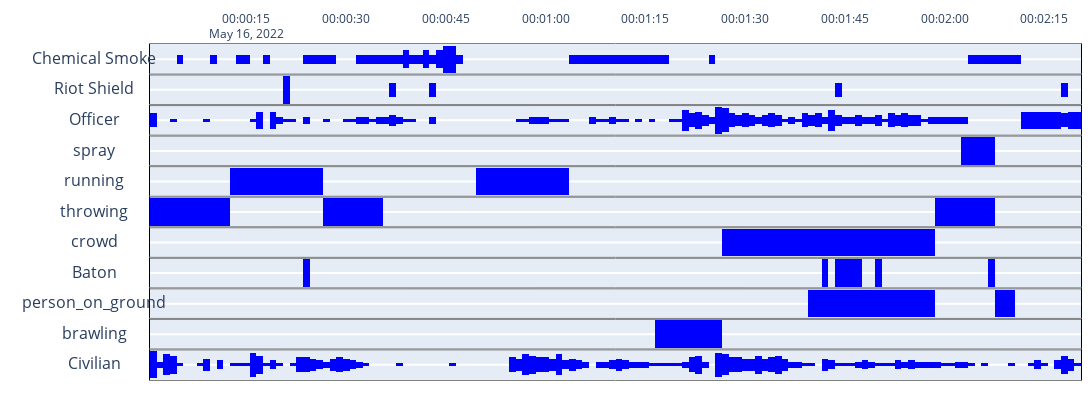

Write notebook code for a chart like this one.
### Code cell
# fig 2 with histogram
#keep track of detection colors
bins = 200

#detection_colors = {'Officer': 'blue', 'Civilian': 'blue', 'Baton': 'green', 'Gun':'green', 'Riot Shield': 'green', 'Chemical Smoke': 'red', 'Pepper Spray': 'red'}

x = df['seconds']
y = df['Officer']

fig = make_subplots(
    rows=len(df.columns)-1, 
    cols=1,
    shared_xaxes=True,
    subplot_titles=df.columns[1:],
    vertical_spacing=0,
    column_widths=[1],
    
    )

# add the bars into the graph
for i, val in enumerate(df.columns):
    if val == 'seconds':
        continue
    fig.add_trace(
        go.Histogram(
        x=df['seconds'],
        y=df[val],
        histfunc='sum',
        marker=dict(color='blue'),
        #marker=dict(color=detection_colors[val]),
        nbinsx=bins
    ),row=i, col=1),
    # add negative of same values to flip the bars on the same graph
    fig.add_trace(
        go.Histogram(
        x=df['seconds'],
        y=df[val] * -1,
        histfunc='sum',
        nbinsx=bins,
        marker=dict(color='blue')
        #marker=dict(color=detection_colors[val]),
        
    ),row=i, col=1)

fig.update_layout(
    showlegend=False,
    height = 400,
    width = 1500,
    barmode='relative',
    bargap=0,
    bargroupgap=0,
    margin=dict(
    l=150,
    r=10,
    b=20,
    t=30,
    pad=0
    ),
    )

for i in range(1, len(df.columns)):
    fig.update_yaxes(
    row=i, col=1, side='left', showticklabels=False, showgrid=False, linewidth=1, linecolor='black', mirror=True,)

    if i == 1:
        fig.update_xaxes(row=i, col=1, side='top',linewidth=1, linecolor='gray', mirror=True,showticklabels=True, nticks=12)
    else:
        fig.update_xaxes(row=i, col=1, showticklabels=False, linewidth=1, linecolor='gray', mirror=True)

for i in range(0, len(df.columns[1:])):
    fig.layout.annotations[i].update(x=-0.06)
    fig.layout.annotations[i]['y'] = fig.layout.annotations[i]['y'] - 0.08

fig.show()

### Figure 1 — Plotly figure (JSON) as saved in the notebook; plotly's stock layout.template omitted (floating-point values rounded to 4 significant figures; data arrays with more than 128 entries replaced by an {"elided": "..."} marker saying what was removed)
{"data": [{"histfunc": "sum", "marker": {"color": "blue"}, "nbinsx": 200, "type": "histogram", "x": {"elided": "141 str values"}, "xaxis": "x", "y": {"elided": "141 int values"}, "yaxis": "y"}, {"histfunc": "sum", "marker": {"color": "blue"}, "nbinsx": 200, "type": "histogram", "x": {"elided": "141 str values"}, "xaxis": "x", "y": {"elided": "141 int values"}, "yaxis": "y"}, {"histfunc": "sum", "marker": {"color": "blue"}, "nbinsx": 200, "type": "histogram", "x": {"elided": "141 str values"}, "xaxis": "x2", "y": {"elided": "141 int values"}, "yaxis": "y2"}, {"histfunc": "sum", "marker": {"color": "blue"}, "nbinsx": 200, "type": "histogram", "x": {"elided": "141 str values"}, "xaxis": "x2", "y": {"elided": "141 int values"}, "yaxis": "y2"}, {"histfunc": "sum", "marker": {"color": "blue"}, "nbinsx": 200, "type": "histogram", "x": {"elided": "141 str values"}, "xaxis": "x3", "y": {"elided": "141 int values"}, "yaxis": "y3"}, {"histfunc": "sum", "marker": {"color": "blue"}, "nbinsx": 200, "type": "histogram", "x": {"elided": "141 str values"}, "xaxis": "x3", "y": {"elided": "141 int values"}, "yaxis": "y3"}, {"histfunc": "sum", "marker": {"color": "blue"}, "nbinsx": 200, "type": "histogram", "x": {"elided": "141 str values"}, "xaxis": "x4", "y": {"elided": "141 int values"}, "yaxis": "y4"}, {"histfunc": "sum", "marker": {"color": "blue"}, "nbinsx": 200, "type": "histogram", "x": {"elided": "141 str values"}, "xaxis": "x4", "y": {"elided": "141 int values"}, "yaxis": "y4"}, {"histfunc": "sum", "marker": {"color": "blue"}, "nbinsx": 200, "type": "histogram", "x": {"elided": "141 str values"}, "xaxis": "x5", "y": {"elided": "141 int values"}, "yaxis": "y5"}, {"histfunc": "sum", "marker": {"color": "blue"}, "nbinsx": 200, "type": "histogram", "x": {"elided": "141 str values"}, "xaxis": "x5", "y": {"elided": "141 int values"}, "yaxis": "y5"}, {"histfunc": "sum", "marker": {"color": "blue"}, "nbinsx": 200, "type": "histogram", "x": {"elided": "141 str values"}, "xaxis": "x6", "y": {"elided": "141 int values"}, "yaxis": "y6"}, {"histfunc": "sum", "marker": {"color": "blue"}, "nbinsx": 200, "type": "histogram", "x": {"elided": "141 str values"}, "xaxis": "x6", "y": {"elided": "141 int values"}, "yaxis": "y6"}, {"histfunc": "sum", "marker": {"color": "blue"}, "nbinsx": 200, "type": "histogram", "x": {"elided": "141 str values"}, "xaxis": "x7", "y": {"elided": "141 int values"}, "yaxis": "y7"}, {"histfunc": "sum", "marker": {"color": "blue"}, "nbinsx": 200, "type": "histogram", "x": {"elided": "141 str values"}, "xaxis": "x7", "y": {"elided": "141 int values"}, "yaxis": "y7"}, {"histfunc": "sum", "marker": {"color": "blue"}, "nbinsx": 200, "type": "histogram", "x": {"elided": "141 str values"}, "xaxis": "x8", "y": {"elided": "141 int values"}, "yaxis": "y8"}, {"histfunc": "sum", "marker": {"color": "blue"}, "nbinsx": 200, "type": "histogram", "x": {"elided": "141 str values"}, "xaxis": "x8", "y": {"elided": "141 int values"}, "yaxis": "y8"}, {"histfunc": "sum", "marker": {"color": "blue"}, "nbinsx": 200, "type": "histogram", "x": {"elided": "141 str values"}, "xaxis": "x9", "y": {"elided": "141 int values"}, "yaxis": "y9"}, {"histfunc": "sum", "marker": {"color": "blue"}, "nbinsx": 200, "type": "histogram", "x": {"elided": "141 str values"}, "xaxis": "x9", "y": {"elided": "141 int values"}, "yaxis": "y9"}, {"histfunc": "sum", "marker": {"color": "blue"}, "nbinsx": 200, "type": "histogram", "x": {"elided": "141 str values"}, "xaxis": "x10", "y": {"elided": "141 int values"}, "yaxis": "y10"}, {"histfunc": "sum", "marker": {"color": "blue"}, "nbinsx": 200, "type": "histogram", "x": {"elided": "141 str values"}, "xaxis": "x10", "y": {"elided": "141 int values"}, "yaxis": "y10"}, {"histfunc": "sum", "marker": {"color": "blue"}, "nbinsx": 200, "type": "histogram", "x": {"elided": "141 str values"}, "xaxis": "x11", "y": {"elided": "141 int values"}, "yaxis": "y11"}, {"histfunc": "sum", "marker": {"color": "blue"}, "nbinsx": 200, "type": "histogram", "x": {"elided": "141 str values"}, "xaxis": "x11", "y": {"elided": "141 int values"}, "yaxis": "y11"}], "layout": {"annotations": [{"font": {"size": 16}, "showarrow": false, "text": "Chemical Smoke", "x": -0.06, "xanchor": "center", "xref": "paper", "y": 0.92, "yanchor": "bottom", "yref": "paper"}, {"font": {"size": 16}, "showarrow": false, "text": "Riot Shield", "x": -0.06, "xanchor": "center", "xref": "paper", "y": 0.8291, "yanchor": "bottom", "yref": "paper"}, {"font": {"size": 16}, "showarrow": false, "text": "Officer", "x": -0.06, "xanchor": "center", "xref": "paper", "y": 0.7382, "yanchor": "bottom", "yref": "paper"}, {"font": {"size": 16}, "showarrow": false, "text": "spray", "x": -0.06, "xanchor": "center", "xref": "paper", "y": 0.6473, "yanchor": "bottom", "yref": "paper"}, {"font": {"size": 16}, "showarrow": false, "text": "running", "x": -0.06, "xanchor": "center", "xref": "paper", "y": 0.5564, "yanchor": "bottom", "yref": "paper"}, {"font": {"size": 16}, "showarrow": false, "text": "throwing", "x": -0.06, "xanchor": "center", "xref": "paper", "y": 0.4655, "yanchor": "bottom", "yref": "paper"}, {"font": {"size": 16}, "showarrow": false, "text": "crowd", "x": -0.06, "xanchor": "center", "xref": "paper", "y": 0.3745, "yanchor": "bottom", "yref": "paper"}, {"font": {"size": 16}, "showarrow": false, "text": "Baton", "x": -0.06, "xanchor": "center", "xref": "paper", "y": 0.2836, "yanchor": "bottom", "yref": "paper"}, {"font": {"size": 16}, "showarrow": false, "text": "person_on_ground", "x": -0.06, "xanchor": "center", "xref": "paper", "y": 0.1927, "yanchor": "bottom", "yref": "paper"}, {"font": {"size": 16}, "showarrow": false, "text": "brawling", "x": -0.06, "xanchor": "center", "xref": "paper", "y": 0.1018, "yanchor": "bottom", "yref": "paper"}, {"font": {"size": 16}, "showarrow": false, "text": "Civilian", "x": -0.06, "xanchor": "center", "xref": "paper", "y": 0.01091, "yanchor": "bottom", "yref": "paper"}], "bargap": 0, "bargroupgap": 0, "barmode": "relative", "height": 400, "margin": {"b": 20, "l": 150, "pad": 0, "r": 10, "t": 30}, "showlegend": false, "width": 1500, "xaxis": {"anchor": "y", "domain": [0, 1], "linecolor": "gray", "linewidth": 1, "matches": "x11", "mirror": true, "nticks": 12, "showticklabels": true, "side": "top"}, "xaxis10": {"anchor": "y10", "domain": [0, 1], "linecolor": "gray", "linewidth": 1, "matches": "x11", "mirror": true, "showticklabels": false}, "xaxis11": {"anchor": "y11", "domain": [0, 1], "linecolor": "gray", "linewidth": 1, "mirror": true, "showticklabels": false}, "xaxis2": {"anchor": "y2", "domain": [0, 1], "linecolor": "gray", "linewidth": 1, "matches": "x11", "mirror": true, "showticklabels": false}, "xaxis3": {"anchor": "y3", "domain": [0, 1], "linecolor": "gray", "linewidth": 1, "matches": "x11", "mirror": true, "showticklabels": false}, "xaxis4": {"anchor": "y4", "domain": [0, 1], "linecolor": "gray", "linewidth": 1, "matches": "x11", "mirror": true, "showticklabels": false}, "xaxis5": {"anchor": "y5", "domain": [0, 1], "linecolor": "gray", "linewidth": 1, "matches": "x11", "mirror": true, "showticklabels": false}, "xaxis6": {"anchor": "y6", "domain": [0, 1], "linecolor": "gray", "linewidth": 1, "matches": "x11", "mirror": true, "showticklabels": false}, "xaxis7": {"anchor": "y7", "domain": [0, 1], "linecolor": "gray", "linewidth": 1, "matches": "x11", "mirror": true, "showticklabels": false}, "xaxis8": {"anchor": "y8", "domain": [0, 1], "linecolor": "gray", "linewidth": 1, "matches": "x11", "mirror": true, "showticklabels": false}, "xaxis9": {"anchor": "y9", "domain": [0, 1], "linecolor": "gray", "linewidth": 1, "matches": "x11", "mirror": true, "showticklabels": false}, "yaxis": {"anchor": "x", "domain": [0.9091, 1], "linecolor": "black", "linewidth": 1, "mirror": true, "showgrid": false, "showticklabels": false, "side": "left"}, "yaxis10": {"anchor": "x10", "domain": [0.09091, 0.1818], "linecolor": "black", "linewidth": 1, "mirror": true, "showgrid": false, "showticklabels": false, "side": "left"}, "yaxis11": {"anchor": "x11", "domain": [0, 0.09091], "linecolor": "black", "linewidth": 1, "mirror": true, "showgrid": false, "showticklabels": false, "side": "left"}, "yaxis2": {"anchor": "x2", "domain": [0.8182, 0.9091], "linecolor": "black", "linewidth": 1, "mirror": true, "showgrid": false, "showticklabels": false, "side": "left"}, "yaxis3": {"anchor": "x3", "domain": [0.7273, 0.8182], "linecolor": "black", "linewidth": 1, "mirror": true, "showgrid": false, "showticklabels": false, "side": "left"}, "yaxis4": {"anchor": "x4", "domain": [0.6364, 0.7273], "linecolor": "black", "linewidth": 1, "mirror": true, "showgrid": false, "showticklabels": false, "side": "left"}, "yaxis5": {"anchor": "x5", "domain": [0.5455, 0.6364], "linecolor": "black", "linewidth": 1, "mirror": true, "showgrid": false, "showticklabels": false, "side": "left"}, "yaxis6": {"anchor": "x6", "domain": [0.4545, 0.5455], "linecolor": "black", "linewidth": 1, "mirror": true, "showgrid": false, "showticklabels": false, "side": "left"}, "yaxis7": {"anchor": "x7", "domain": [0.3636, 0.4545], "linecolor": "black", "linewidth": 1, "mirror": true, "showgrid": false, "showticklabels": false, "side": "left"}, "yaxis8": {"anchor": "x8", "domain": [0.2727, 0.3636], "linecolor": "black", "linewidth": 1, "mirror": true, "showgrid": false, "showticklabels": false, "side": "left"}, "yaxis9": {"anchor": "x9", "domain": [0.1818, 0.2727], "linecolor": "black", "linewidth": 1, "mirror": true, "showgrid": false, "showticklabels": false, "side": "left"}}}
